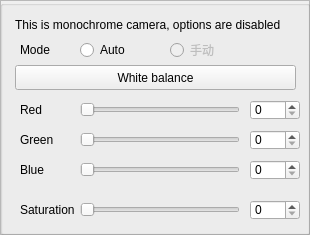
   <widget class="QFrame" name="frame_wb">
    <property name="geometry">
     <rect>
      <x>1110</x>
      <y>120</y>
      <width>310</width>
      <height>235</height>
     </rect>
    </property>
    <property name="frameShape">
     <enum>QFrame::Shape::StyledPanel</enum>
    </property>
    <property name="frameShadow">
     <enum>QFrame::Shadow::Raised</enum>
    </property>
    <widget class="QGroupBox" name="groupBox_3">
     <property name="geometry">
      <rect>
       <x>0</x>
       <y>0</y>
       <width>310</width>
       <height>235</height>
      </rect>
     </property>
     <property name="title">
      <string/>
     </property>
     <widget class="QLabel" name="label_7">
      <property name="geometry">
       <rect>
        <x>15</x>
        <y>15</y>
        <width>290</width>
        <height>20</height>
       </rect>
      </property>
      <property name="text">
       <string>This is monochrome camera, options are disabled</string>
      </property>
     </widget>
     <widget class="QLabel" name="label_8">
      <property name="geometry">
       <rect>
        <x>20</x>
        <y>40</y>
        <width>60</width>
        <height>20</height>
       </rect>
      </property>
      <property name="text">
       <string>Mode</string>
      </property>
     </widget>
     <widget class="QRadioButton" name="radioButton_AWB_auto">
      <property name="geometry">
       <rect>
        <x>80</x>
        <y>40</y>
        <width>60</width>
        <height>20</height>
       </rect>
      </property>
      <property name="text">
       <string>Auto</string>
      </property>
     </widget>
     <widget class="QRadioButton" name="radioButton_13">
      <property name="enabled">
       <bool>false</bool>
      </property>
      <property name="geometry">
       <rect>
        <x>170</x>
        <y>40</y>
        <width>60</width>
        <height>20</height>
       </rect>
      </property>
      <property name="text">
       <string>手动</string>
      </property>
     </widget>
     <widget class="QPushButton" name="AWB_once_button">
      <property name="geometry">
       <rect>
        <x>15</x>
        <y>65</y>
        <width>281</width>
        <height>25</height>
       </rect>
      </property>
      <property name="text">
       <string>White balance</string>
      </property>
     </widget>
     <widget class="QLabel" name="label_9">
      <property name="geometry">
       <rect>
        <x>20</x>
        <y>100</y>
        <width>60</width>
        <height>20</height>
       </rect>
      </property>
      <property name="text">
       <string>Red</string>
      </property>
     </widget>
     <widget class="QLabel" name="label_10">
      <property name="geometry">
       <rect>
        <x>20</x>
        <y>130</y>
        <width>60</width>
        <height>20</height>
       </rect>
      </property>
      <property name="text">
       <string>Green</string>
      </property>
     </widget>
     <widget class="QSlider" name="horizontalSlider_gain_r">
      <property name="geometry">
       <rect>
        <x>80</x>
        <y>100</y>
        <width>160</width>
        <height>20</height>
       </rect>
      </property>
      <property name="maximum">
       <number>400</number>
      </property>
      <property name="pageStep">
       <number>10</number>
      </property>
      <property name="orientation">
       <enum>Qt::Orientation::Horizontal</enum>
      </property>
     </widget>
     <widget class="QSpinBox" name="spinBox_gain_r">
      <property name="geometry">
       <rect>
        <x>250</x>
        <y>100</y>
        <width>50</width>
        <height>20</height>
       </rect>
      </property>
      <property name="maximum">
       <number>400</number>
      </property>
     </widget>
     <widget class="QSlider" name="horizontalSlider_gain_g">
      <property name="geometry">
       <rect>
        <x>80</x>
        <y>130</y>
        <width>160</width>
        <height>20</height>
       </rect>
      </property>
      <property name="maximum">
       <number>400</number>
      </property>
      <property name="orientation">
       <enum>Qt::Orientation::Horizontal</enum>
      </property>
     </widget>
     <widget class="QSpinBox" name="spinBox_gain_g">
      <property name="geometry">
       <rect>
        <x>250</x>
        <y>130</y>
        <width>50</width>
        <height>20</height>
       </rect>
      </property>
      <property name="maximum">
       <number>400</number>
      </property>
     </widget>
     <widget class="QLabel" name="label_11">
      <property name="geometry">
       <rect>
        <x>20</x>
        <y>160</y>
        <width>60</width>
        <height>20</height>
       </rect>
      </property>
      <property name="text">
       <string>Blue</string>
      </property>
     </widget>
     <widget class="QSlider" name="horizontalSlider_gain_b">
      <property name="geometry">
       <rect>
        <x>80</x>
        <y>160</y>
        <width>160</width>
        <height>20</height>
       </rect>
      </property>
      <property name="maximum">
       <number>400</number>
      </property>
      <property name="orientation">
       <enum>Qt::Orientation::Horizontal</enum>
      </property>
     </widget>
     <widget class="QSpinBox" name="spinBox_gain_b">
      <property name="geometry">
       <rect>
        <x>250</x>
        <y>160</y>
        <width>50</width>
        <height>20</height>
       </rect>
      </property>
      <property name="maximum">
       <number>400</number>
      </property>
     </widget>
     <widget class="QLabel" name="label_12">
      <property name="geometry">
       <rect>
        <x>20</x>
        <y>200</y>
        <width>60</width>
        <height>20</height>
       </rect>
      </property>
      <property name="text">
       <string>Saturation</string>
      </property>
     </widget>
     <widget class="QSlider" name="horizontalSlider_saturation">
      <property name="geometry">
       <rect>
        <x>80</x>
        <y>200</y>
        <width>160</width>
        <height>20</height>
       </rect>
      </property>
      <property name="maximum">
       <number>200</number>
      </property>
      <property name="orientation">
       <enum>Qt::Orientation::Horizontal</enum>
      </property>
     </widget>
     <widget class="QSpinBox" name="spinBox_saturation">
      <property name="geometry">
       <rect>
        <x>250</x>
        <y>200</y>
        <width>50</width>
        <height>20</height>
       </rect>
      </property>
      <property name="maximum">
       <number>200</number>
      </property>
     </widget>
    </widget>
   </widget>
